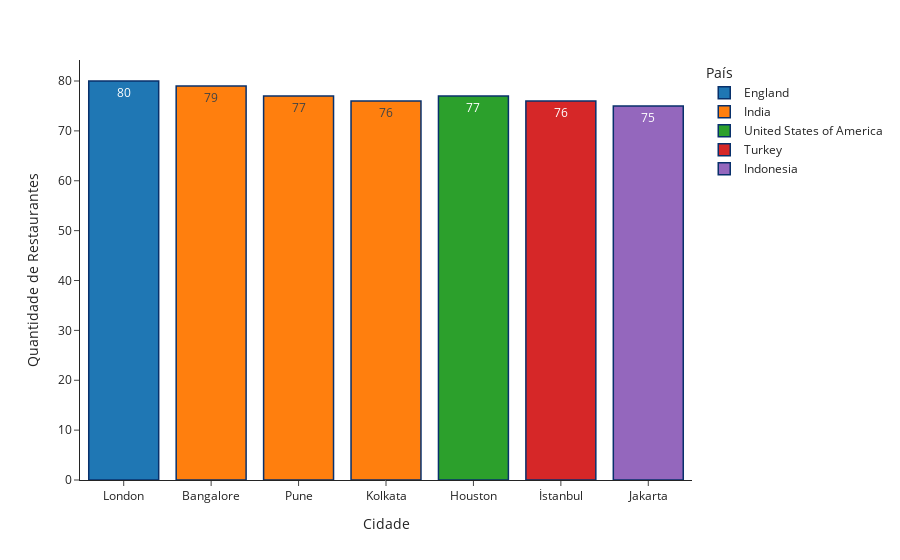

Write notebook code for a chart like this one.
### Markdown cell above
### 2. Qual o nome da cidade que possui mais restaurantes com nota média acima de 4?

### Code cell
df1_aux = df1.loc[df1['aggregate_rating'] >= 4]

df2_aux = ( df1_aux.loc[:, ['country_name','city', 'aggregate_rating']]
                        .groupby(['city', 'country_name'])
                        .count()
                        .sort_values('aggregate_rating', ascending=False)
                        .reset_index()
                        .head(7) )

# Plotando o gráfico

fig = px.bar(df2_aux, x='city', y='aggregate_rating', 
text='aggregate_rating', color='country_name', template='simple_white', labels={
    'city': 'Cidade' ,
    'country_name': 'País' ,
    'aggregate_rating': 'Quantidade de Restaurantes'
} )
fig.update_traces(marker_line_color = 'rgb(8,48,107)', marker_line_width = 1.5 )

fig.show()

### Figure 1 — Plotly figure (JSON) as saved in the notebook; plotly's stock layout.template omitted (floating-point values rounded to 4 significant figures)
{"data": [{"alignmentgroup": "True", "hovertemplate": "País=England<br>Cidade=%{x}<br>Quantidade de Restaurantes=%{text}<extra></extra>", "legendgroup": "England", "marker": {"color": "#1F77B4", "line": {"color": "rgb(8,48,107)", "width": 1.5}, "pattern": {"shape": ""}}, "name": "England", "offsetgroup": "England", "orientation": "v", "showlegend": true, "text": [80], "textposition": "auto", "type": "bar", "x": ["London"], "xaxis": "x", "y": [80], "yaxis": "y"}, {"alignmentgroup": "True", "hovertemplate": "País=India<br>Cidade=%{x}<br>Quantidade de Restaurantes=%{text}<extra></extra>", "legendgroup": "India", "marker": {"color": "#FF7F0E", "line": {"color": "rgb(8,48,107)", "width": 1.5}, "pattern": {"shape": ""}}, "name": "India", "offsetgroup": "India", "orientation": "v", "showlegend": true, "text": [79, 77, 76], "textposition": "auto", "type": "bar", "x": ["Bangalore", "Pune", "Kolkata"], "xaxis": "x", "y": [79, 77, 76], "yaxis": "y"}, {"alignmentgroup": "True", "hovertemplate": "País=United States of America<br>Cidade=%{x}<br>Quantidade de Restaurantes=%{text}<extra></extra>", "legendgroup": "United States of America", "marker": {"color": "#2CA02C", "line": {"color": "rgb(8,48,107)", "width": 1.5}, "pattern": {"shape": ""}}, "name": "United States of America", "offsetgroup": "United States of America", "orientation": "v", "showlegend": true, "text": [77], "textposition": "auto", "type": "bar", "x": ["Houston"], "xaxis": "x", "y": [77], "yaxis": "y"}, {"alignmentgroup": "True", "hovertemplate": "País=Turkey<br>Cidade=%{x}<br>Quantidade de Restaurantes=%{text}<extra></extra>", "legendgroup": "Turkey", "marker": {"color": "#D62728", "line": {"color": "rgb(8,48,107)", "width": 1.5}, "pattern": {"shape": ""}}, "name": "Turkey", "offsetgroup": "Turkey", "orientation": "v", "showlegend": true, "text": [76], "textposition": "auto", "type": "bar", "x": ["İstanbul"], "xaxis": "x", "y": [76], "yaxis": "y"}, {"alignmentgroup": "True", "hovertemplate": "País=Indonesia<br>Cidade=%{x}<br>Quantidade de Restaurantes=%{text}<extra></extra>", "legendgroup": "Indonesia", "marker": {"color": "#9467BD", "line": {"color": "rgb(8,48,107)", "width": 1.5}, "pattern": {"shape": ""}}, "name": "Indonesia", "offsetgroup": "Indonesia", "orientation": "v", "showlegend": true, "text": [75], "textposition": "auto", "type": "bar", "x": ["Jakarta"], "xaxis": "x", "y": [75], "yaxis": "y"}], "layout": {"barmode": "relative", "legend": {"title": {"text": "País"}, "tracegroupgap": 0}, "margin": {"t": 60}, "xaxis": {"anchor": "y", "domain": [0, 1], "title": {"text": "Cidade"}}, "yaxis": {"anchor": "x", "domain": [0, 1], "title": {"text": "Quantidade de Restaurantes"}}}}
